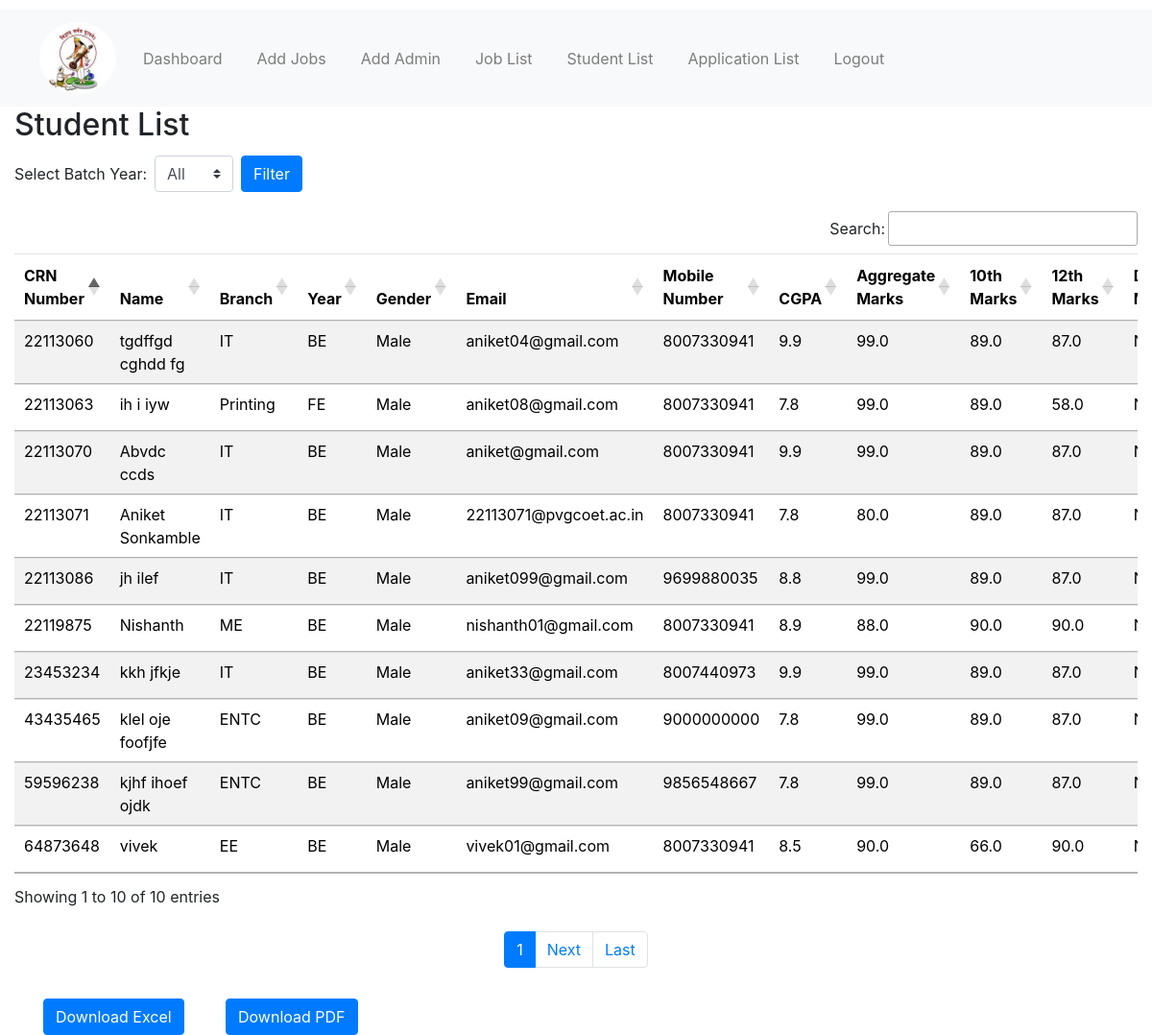
Page /pvg/studentlist/ on the committed database.
### pvg/models.py (models this page shows, shortened)
class Student(models.Model):
    crn_number = models.IntegerField(primary_key=True)
    BRANCH_CHOICES = [
        ('ME', 'Mechanical Engineering'),
        ('IT', 'Information Technology'),
        ('CS', 'Computer Science'),
        ('EE', 'Electrical Engineering'),
        ('ENTC', 'ENTC'),
        ('Printing', 'Printing'),
        ('AIDS', 'AIDS')
    ]
    STUDENT_YEAR_CHOICES = [
         ('FE', 'First Year'),
         ('SE', 'Second Year'),
         ('TE', 'Third Year'),
         ('BE', 'Final Year')
    ]
    GENDER_CHOICES = [
        ('Male', 'Male'),
        ('Female', 'Female')
    ]
    PLACEMENT_CHOICES = [
        ('On Campus', 'On Campus'),
        ('Off Campus', 'Off Campus')
    ]
    name = models.CharField(max_length=100)
    branch = models.CharField(max_length=20, choices=BRANCH_CHOICES)
    year = models.CharField(max_length=20, choices=STUDENT_YEAR_CHOICES)
    passing_year = models.IntegerField(default=0)
    email = models.EmailField(max_length=50, null=True, blank=True)
    password = models.CharField(max_length=20, null=True, blank=True)
    CGPA = models.FloatField(null=True, blank=True)
    mobile_number = models.CharField(max_length=15, blank=True)
    mark_10th = models.FloatField(null=True, blank=True)
    mark_12th = models.FloatField(null=True, blank=True)
    diploma_marks = models.FloatField(null=True, blank=True)
    aggregate_marks = models.FloatField(null=True, blank=True)
    year_down = models.CharField(max_length=5, blank=True)
    active_backlog = models.CharField(max_length=15, blank=True)
    placement_status = models.CharField(max_length=100, null=True, blank=True)
    remarks = models.CharField(max_length=500, blank=True)
    gender = models.CharField(max_length=10, choices=GENDER_CHOICES, blank=True)
    company_name = models.CharField(max_length=100, null=True, blank=True)
    salary = models.IntegerField(null=True, blank=True)
    placement_type = models.CharField(max_length=20, choices=PLACEMENT_CHOICES, default='On Campus')
    user = models.OneToOneField(User, on_delete=models.CASCADE, related_name='student', null=True, blank=True)

### pvg/views.py (the view)
# urls.py: path("studentlist/", views.studentlist, name="studentlist_default"),
def studentlist(request,page=1):
    batch_year = request.GET.get('batch_year')
    students = Student.objects.all()
    if batch_year and batch_year.isdigit():
        students = students.filter(passing_year=batch_year)
    paginator = Paginator(students, 10)  # Show 10 students per page
    page_number = request.GET.get('page')
    try:
        ServiceData = paginator.page(page_number)
    except PageNotAnInteger:
        ServiceData = paginator.page(1)
    except EmptyPage:
        ServiceData = paginator.page(paginator.num_pages)
    batch_years = Student.objects.values_list('passing_year', flat=True).distinct()
    context = {
        'ServiceData': ServiceData,
        'batch_year': batch_year,
        'batch_years': batch_years,
    }
    return render(request, 'studentlist.html', context)

### pvg/templates/Studentlist.html (shortened to what this page needs)
{% extends "base_admin.html" %}
{% load static %}
{% block head %}
    <link href="https://stackpath.bootstrapcdn.com/bootstrap/4.5.2/css/bootstrap.min.css" rel="stylesheet">
    <link href="https://cdnjs.cloudflare.com/ajax/libs/font-awesome/6.0.0-beta3/css/all.min.css" rel="stylesheet">
    <link href="https://cdn.datatables.net/1.11.3/css/jquery.dataTables.min.css" rel="stylesheet">
{% endblock %}
{% block body %}
<div class="container-fluid">
    <h2>Student List</h2>
    <form class="form-inline mb-3" method="get" action="">
        <label class="my-1 mr-2" for="batch_year">Select Batch Year:</label>
        <select class="custom-select my-1 mr-sm-2" id="batch_year" name="batch_year">
            <option value="">All</option>
        </select>
        <button type="submit" class="btn btn-primary my-1">Filter</button>
    </form>
    <div class="table-responsive">
        <table id="studentTable" class="table table-striped">
            <thead>
                <tr>
                    <th>CRN Number</th>
                    <th>Name</th>
                    <th>Branch</th>
                    <th>Year</th>
                    <th>Gender</th>
                    <th>Email</th>
                    <th>Mobile Number</th>
                    <th>CGPA</th>
                    <th>Aggregate Marks</th>
                    <th>10th Marks</th>
                    <th>12th Marks</th>
                    <th>Diploma Marks</th>
                </tr>
            </thead>
            <tbody>
                {% for student in ServiceData %}
                <tr>
                    <td>{{ student.crn_number }}</td>
                    <td>{{ student.name }}</td>
                    <td>{{ student.branch }}</td>
                    <td>{{ student.year }}</td>
                    <td>{{ student.gender }}</td>
                    <td>{{ student.email }}</td>
                    <td>{{ student.mobile_number }}</td>
                    <td>{{ student.CGPA }}</td>
                    <td>{{ student.aggregate_marks }}</td>
                    <td>{{ student.mark_10th }}</td>
                    <td>{{ student.mark_12th }}</td>
                    <td>{{ student.diploma_marks }}</td>
                </tr>
                {% endfor %}
            </tbody>
        </table>
    </div>
    <div class="container mt-4">
        <ul id="pagination" class="pagination justify-content-center">
            <li class="page-item active"><a class="page-link" href="?page={{ ServiceData.number }}{% if batch_year %}&batch_year={{ batch_year }}{% endif %}">{{ ServiceData.number }}</a></li>
            {% if ServiceData.has_next %}
            <li class="page-item"><a class="page-link" href="?page={{ ServiceData.next_page_number }}{% if batch_year %}&batch_year={{ batch_year }}{% endif %}">Next</a></li>
            <li class="page-item"><a class="page-link" href="?page={{ ServiceData.paginator.num_pages }}{% if batch_year %}&batch_year={{ batch_year }}{% endif %}">Last</a></li>
            {% endif %}
        </ul>
    </div>
</div>
<div class="container">
    <div class="row">
        <div class="col-md-2 mt-3">
            <a href="{% url 'download_excel' %}?batch_year={{ batch_year }}" class="btn btn-primary"> Download Excel</a>
        </div>
        <div class="col-md-6 mt-3">
            <a href="{% url 'download_pdf' %}?batch_year={{ batch_year }}" class="btn btn-primary"> Download PDF</a>
        </div>
    </div>
</div>
{% endblock %}

### rows in the picture
Student: crn_number "22113060", name "tgdffgd cghdd fg", branch "IT", year "BE", gender "Male", email "aniket04@gmail.com", mobile_number "8007330941", CGPA "9.9", aggregate_marks "99.0", mark_10th "89.0", mark_12th "87.0"
Student: crn_number "22113063", name "ih i iyw", branch "Printing", year "FE", gender "Male", email "aniket08@gmail.com", mobile_number "8007330941", CGPA "7.8", aggregate_marks "99.0", mark_10th "89.0", mark_12th "58.0"
Student: crn_number "22113070", name "Abvdc ccds", branch "IT", year "BE", gender "Male", email "aniket@gmail.com", mobile_number "8007330941", CGPA "9.9", aggregate_marks "99.0", mark_10th "89.0", mark_12th "87.0"
Student: crn_number "22113071", name "Aniket Sonkamble", branch "IT", year "BE", gender "Male", email "22113071@pvgcoet.ac.in", mobile_number "8007330941", CGPA "7.8", aggregate_marks "80.0", mark_10th "89.0", mark_12th "87.0"
Student: crn_number "22113086", name "jh ilef", branch "IT", year "BE", gender "Male", email "aniket099@gmail.com", mobile_number "9699880035", CGPA "8.8", aggregate_marks "99.0", mark_10th "89.0", mark_12th "87.0"
Student: crn_number "22119875", name "Nishanth", branch "ME", year "BE", gender "Male", email "nishanth01@gmail.com", mobile_number "8007330941", CGPA "8.9", aggregate_marks "88.0", mark_10th "90.0", mark_12th "90.0"
Student: crn_number "23453234", name "kkh jfkje", branch "IT", year "BE", gender "Male", email "aniket33@gmail.com", mobile_number "8007440973", CGPA "9.9", aggregate_marks "99.0", mark_10th "89.0", mark_12th "87.0"
Student: crn_number "43435465", name "klel oje foofjfe", branch "ENTC", year "BE", gender "Male", email "aniket09@gmail.com", mobile_number "9000000000", CGPA "7.8", aggregate_marks "99.0", mark_10th "89.0", mark_12th "87.0"
Student: crn_number "59596238", name "kjhf ihoef ojdk", branch "ENTC", year "BE", gender "Male", email "aniket99@gmail.com", mobile_number "9856548667", CGPA "7.8", aggregate_marks "99.0", mark_10th "89.0", mark_12th "87.0"
Student: crn_number "64873648", name "vivek", branch "EE", year "BE", gender "Male", email "vivek01@gmail.com", mobile_number "8007330941", CGPA "8.5", aggregate_marks "90.0", mark_10th "66.0", mark_12th "90.0"

### other values in the picture
{{ ServiceData.number }} "1"
